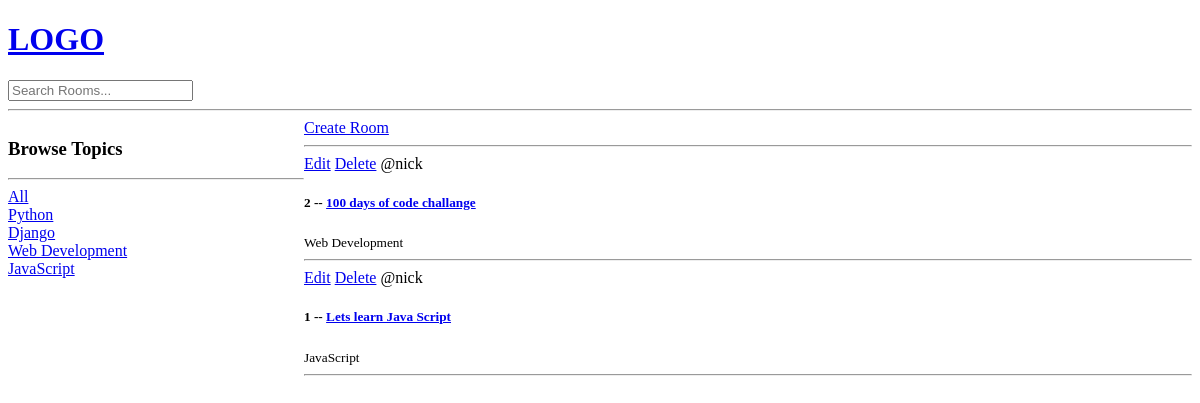
Before: / with the older database file.
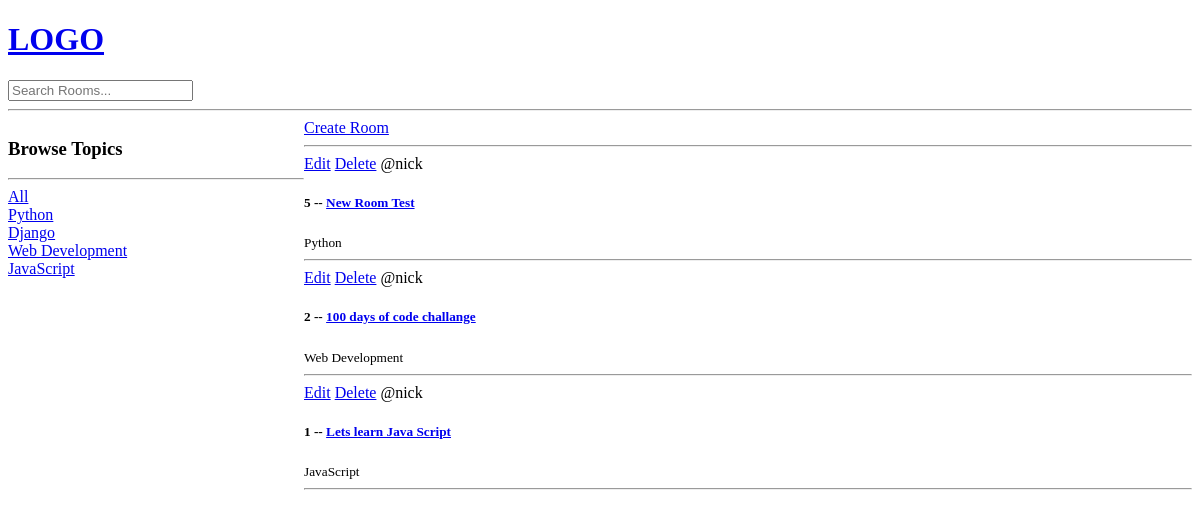
After: the same page with the newer database file.
### base/models.py (models this page shows, shortened)
class Topic(models.Model):
    name = models.CharField(max_length=200)

class Room(models.Model):
    host = models.ForeignKey(User, on_delete=models.SET_NULL, null=True)
    topic = models.ForeignKey(Topic, on_delete=models.SET_NULL, null=True)
    name = models.CharField(max_length=200)
    description = models.TextField(null=True, blank=True)
    updated = models.DateTimeField(auto_now=True)
    created = models.DateTimeField(auto_now_add=True)
    class Meta:
        ordering = ['-updated', '-created']

### base/views.py (the view)
# urls.py: path('', views.home, name="home"),
def home(request):
    q = request.GET.get('q') if request.GET.get('q') != None else ''
    rooms = Room.objects.filter(topic__name__icontains=q)
    topics = Topic.objects.all()
    context = {
        "rooms": rooms,
        "topics": topics
    }
    return render(request, 'base/home.html', context)

### base/templates/base/home.html (shortened to what this page needs)
{% extends 'main.html' %}
{% block content %}
<div class='home-container'>
  <div>
    <h3>Browse Topics</h3>
    <hr>
    <div>
      <a href="{% url 'home' %}">All</a>
    </div>
    {% for topic in topics %}
      <div>
        <a href="{% url 'home' %}?q={{topic.name}}">{{topic.name}}</a>
      </div>
    {% endfor %}
  </div>
  <div>
    <a href="{% url 'create-room' %}">Create Room</a>
    <hr>
    <div>
      {% for room in rooms %}
        <div>
          <a href="{% url 'update-room' room.id %}">Edit</a>
        <a href="{% url 'delete-room' room.id %}">Delete</a>
          <span>@{{room.host.username}}</span>
          <h5>
            {{room.id}} -- <a href="{% url 'room' room.id %}">{{room.name}}</a>
          </h5>
          <small>{{room.topic.name}}</small>
          <hr>
        </div>
      {% endfor %}
    </div>
  </div>
</div>
{% endblock content %}

Changed rows visible on the page:
added Room: host.username "nick", id "5", name "New Room Test", topic.name "Python"
